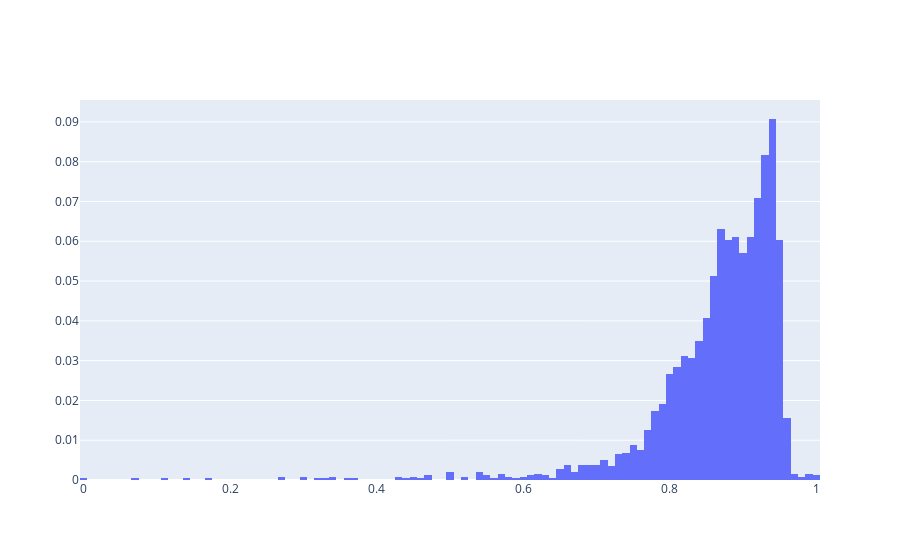

This figure's notebook cell:
### Code cell
# create a new dataframe which has postcode, mean_weekly_income, mean_education_level, mean_age, mean_distance
df = pd.DataFrame(
    {
        "Postcode": pi_df["Postcode"],
        "Mean Weekly Income": mean_weekly_income,
        "Mean Education Level": mean_education_level,
        "Mean Age": mean_age,
        "Mean Distance to Work": mean_distance,
    }
)

def get_score(row):
    inc = row["Mean Weekly Income"]
    edu = row["Mean Education Level"]
    age = row["Mean Age"]
    dtw = row["Mean Distance to Work"]

    #return inc + edu + age + (1 - dtw)
    #return inc
    #return edu
    #return age
    return (1-dtw)

df["Score"] = df.apply(get_score, axis=1)

# create a histogram of the scores
fig = go.Figure(data=[go.Histogram(x=df["Score"], histnorm='probability', name='Score')])
fig.show()

### Figure 1 — Plotly figure (JSON) as saved in the notebook; plotly's stock layout.template omitted (floating-point values rounded to 4 significant figures; data arrays with more than 128 entries replaced by an {"elided": "..."} marker saying what was removed)
{"data": [{"histnorm": "probability", "name": "Score", "type": "histogram", "x": {"elided": "2641 float values"}}], "layout": {}}
